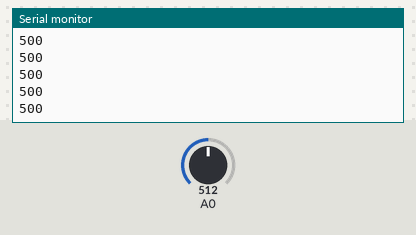
Simulated run of this sketch. Board: Arduino Uno, built with avr-gcc and run on an emulated ATmega328P. On the bench: the last lines printed to the serial monitor. Inputs (shaded band) come from the test bench; at power-on: A0 = 512.

Above: at 1.2 s.
1.3 s: A0 set to 716
At 1.31 s:
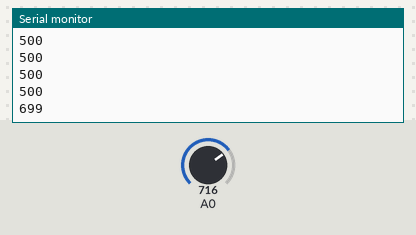
2.8 s: A0 set to 900
At 2.81 s:
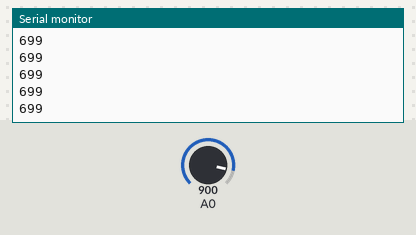
Timing chart, 0 to 5.8 s (numbered marks = the images above; inputs shaded):
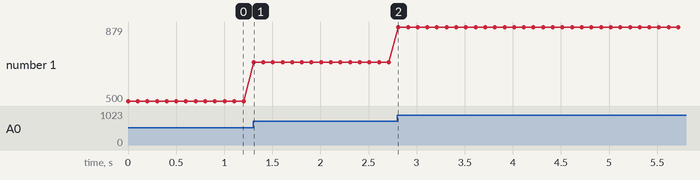

The sketch:

PotRead.ino
```cpp
/* ArduSensor Pot Read

Reads the ArduSensor Pot, and prints how much it has been turned on the Serial
monitor

Qtechknow kits required:
  ArduSensor Pot

made on 12 July 12
created by Quin
*/

int ArduSensorValue;   // variable to store the value of the ArduSensor Pot

void setup() {
  Serial.begin(9600);  // start Serial communication at 9600 baud
}

void loop() {
  // assign the variable to the value of the ArduSensor Pot
  ArduSensorValue=analogRead(0);

  int val = map(ArduSensorValue, 0, 1023, 0, 1000);  // convert the value
  // to easily readable numbers

  Serial.println(val);  // print the value on the Serial monitor
  delay(100);
}
```

Measured:
- after the input at 1.3 s, the serial monitor: prints a new line at once (image 1)
- plotted number 1: 500 → 699 after the input at 1.3 s, 699 → 879 after the input at 2.8 s
